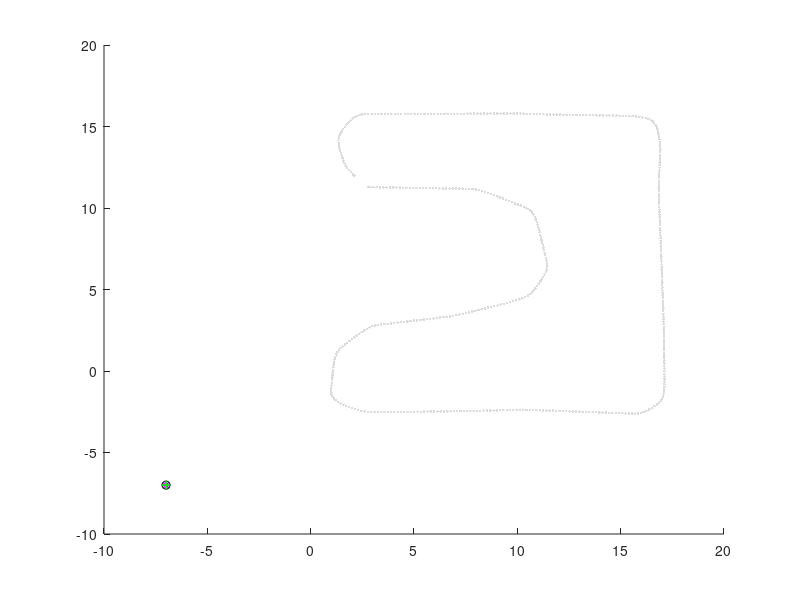

MATLAB code to generate this figure: (Note: this script raises an error after producing the figure.)
% Dan Nguyen - z5206032
% Main solution which solves parts A, B, C, D.

%% Load data.
load("data019b.mat");

%% Set up dynamic plot.
figure(1)
clf
hold on
pose_plot = plot(-7, -7, 'b*');
heading_plot = plot(-7, -7, 'm*');
point_cloud_plot = plot(-7, -7, 'r.');
poles_plot = plot(-7, -7, 'ko');
localised_pose_plot = plot(-7, -7, 'g+');
% axis([-5, 20, -5, 20])

%% Validation.
plot(data.verify.poseL(1, :), data.verify.poseL(2, :), '.', 'color', '#DCDCDC')

%% Initial data.
heading = 0;
point_clouds = [];
poles = [];
initial_value = data.pose0(1:2);
localised_pose = data.pose0(1:2);
prev_time = 0.0001 * double(data.table(1, 1));
linear_velocity = 0;
angular_velocity = 0;

%% Initial data for EKF.

sd_x = 0;
sd_y = 0;
sd_h = 0;
sd_speed = 0.05;
sd_gyro = deg2rad(1);
sd_range = 0.1;
sd_bearing = deg2rad(2);

gyroscope_bias = 0;
angular_velocities = [];

updated_state = data.pose0;
predicted_state = data.pose0;
states = [];
states_plot = plot(-7, -7, 'g+');

state_covariance = [sd_x^2 0 0; 0 sd_y^2 0; 0 0 sd_h^2];
input_noise_covariance = [sd_speed^2 0; 0 sd_gyro^2];
observation_noise_covariance = [sd_range^2 0; 0 sd_bearing^2];

for i = 1:data.n
    %% Get data for this iteration.
    next_time = 0.0001 * double(data.table(1, i));
    index = data.table(2, i);
    sensor_id = data.table(3, i);
    
    %% Calculate time.
    change_in_time = next_time - prev_time;
    prev_time = next_time;
    
    %% Calculate pose.
    updated_state = ackermann_dead_reckoning(updated_state, linear_velocity, angular_velocity, change_in_time);
    heading = 2 * [cos(updated_state(3)); sin(updated_state(3))] + [updated_state(1); updated_state(2)];

    %% Read sensor data.
    if sensor_id == 1 % Update pose.
        %% Process point cloud.
        ranges = data.scans(:, index);
        [ranges, angles] = ranges2polar(ranges, 0.01, [-80, 80], 0.5, [1, 20]);
        local_point_cloud = polar2cartesian(ranges, angles);
        offset = [0.4 * cos(updated_state(3)); 0.4 * sin(updated_state(3)); 0];
        point_cloud = local2global(local_point_cloud, updated_state + offset);
        point_clouds = [point_clouds point_cloud];

        %% Detect sweeps of poles.
        potential_poles_indexes = pole_detector(point_cloud, [0.05 0.2], 6, 0.8);

        %% Cleans up the list of poles by data associating the sweeps of poles with given landmarks.
        [associated_poles_indexes, index_map] = associate_poles_with_landmarks(point_cloud, potential_poles_indexes, data.Landmarks, 0.2);
        only_associated_poles_indexes = find(associated_poles_indexes == 1);
        poles = [poles point_cloud(:, only_associated_poles_indexes)];

        %% Localise platform using EKF.
        if isempty(poles) == false
            for i = 1:length(only_associated_poles_indexes)
                %% Predict next state.
                [predicted_state, state_covariance] = predict_next_state(updated_state, state_covariance, input_noise_covariance, change_in_time, linear_velocity, angular_velocity);

                %% Get the innovation for the EKF.
                true_observation = data.Landmarks(:, index_map(only_associated_poles_indexes(i)));
                measured_observation = point_cloud(:, only_associated_poles_indexes(i));
                [innovation, innovation_jacobian, innovation_covariance] = innovate(predicted_state, state_covariance, true_observation, measured_observation, observation_noise_covariance);

                %% Perform the KF.
                [updated_state, state_covariance] = kalman_filter(predicted_state, state_covariance, innovation, innovation_jacobian, innovation_covariance);
            end
            states = [states updated_state];
        end

        %% Localise platform using trilateration.
%         if isempty(poles) == false
%             two_random_poles_indexes = randi(numel(associated_poles_indexes), 2);
%             two_random_ranges = ranges(two_random_poles_indexes);
%             two_random_global_poles = point_cloud(:, two_random_poles_indexes);
%             localised_global_pose = trilaterate(two_random_global_poles, two_random_ranges, initial_value);
%             initial_value = localised_global_pose;
%             localised_pose = [localised_pose localised_global_pose];
%         end

    elseif sensor_id == 2 % Update velocities.
        linear_velocity = data.vw(1, index);
        angular_velocity = data.vw(2, index);
        
%         if i < 700
%             angular_velocities = [angular_velocities angular_velocity];
%             gyroscope_bias = mean(angular_velocities);
%         else
%             angular_velocity = angular_velocity + gyroscope_bias;
%         end
    else
        disp("Not valid sensor_id")
    end
    
    %% Update dynamic plot.
    plot_and_check_empty(pose_plot, updated_state);
    plot_and_check_empty(heading_plot, heading);
    plot_and_check_empty(point_cloud_plot, point_clouds);
    plot_and_check_empty(poles_plot, poles);
    plot_and_check_empty(localised_pose_plot, localised_pose);
    plot_and_check_empty(states_plot, states);
    pause(0.001)
end

function plot_and_check_empty(handle, vec)
    if isempty(vec) == false
        set(handle, 'xdata', vec(1, :), 'ydata', vec(2, :));
    end
end
